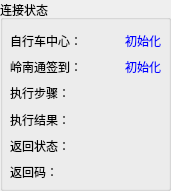
  <widget class="QGroupBox" name="groupBox_4">
   <property name="geometry">
    <rect>
     <x>640</x>
     <y>70</y>
     <width>171</width>
     <height>191</height>
    </rect>
   </property>
   <property name="title">
    <string>连接状态</string>
   </property>
   <widget class="QWidget" name="layoutWidget">
    <property name="geometry">
     <rect>
      <x>10</x>
      <y>31</y>
      <width>151</width>
      <height>151</height>
     </rect>
    </property>
    <layout class="QGridLayout" name="gridLayout_6">
     <item row="0" column="0">
      <widget class="QLabel" name="label_32">
       <property name="text">
        <string>自行车中心：</string>
       </property>
      </widget>
     </item>
     <item row="0" column="1">
      <widget class="QLabel" name="label_centerConnStat">
       <property name="styleSheet">
        <string notr="true">color: rgb(0, 0, 255);</string>
       </property>
       <property name="text">
        <string>初始化</string>
       </property>
       <property name="alignment">
        <set>Qt::AlignRight|Qt::AlignTrailing|Qt::AlignVCenter</set>
       </property>
      </widget>
     </item>
     <item row="1" column="0">
      <widget class="QLabel" name="label_34">
       <property name="text">
        <string>岭南通签到：</string>
       </property>
      </widget>
     </item>
     <item row="1" column="1">
      <widget class="QLabel" name="label_lntRegStat">
       <property name="styleSheet">
        <string notr="true">color: rgb(0, 0, 255);</string>
       </property>
       <property name="text">
        <string>初始化</string>
       </property>
       <property name="alignment">
        <set>Qt::AlignRight|Qt::AlignTrailing|Qt::AlignVCenter</set>
       </property>
      </widget>
     </item>
     <item row="2" column="0">
      <widget class="QLabel" name="label_36">
       <property name="text">
        <string>执行步骤：</string>
       </property>
      </widget>
     </item>
     <item row="2" column="1">
      <widget class="QLabel" name="label_lntProc">
       <property name="styleSheet">
        <string notr="true">color: rgb(0, 0, 255);</string>
       </property>
       <property name="text">
        <string/>
       </property>
       <property name="alignment">
        <set>Qt::AlignRight|Qt::AlignTrailing|Qt::AlignVCenter</set>
       </property>
      </widget>
     </item>
     <item row="3" column="0">
      <widget class="QLabel" name="label_38">
       <property name="text">
        <string>执行结果：</string>
       </property>
      </widget>
     </item>
     <item row="3" column="1">
      <widget class="QLabel" name="label_lntFresult">
       <property name="styleSheet">
        <string notr="true">color: rgb(0, 0, 255);</string>
       </property>
       <property name="text">
        <string/>
       </property>
       <property name="alignment">
        <set>Qt::AlignRight|Qt::AlignTrailing|Qt::AlignVCenter</set>
       </property>
      </widget>
     </item>
     <item row="4" column="0">
      <widget class="QLabel" name="label_40">
       <property name="text">
        <string>返回状态：</string>
       </property>
      </widget>
     </item>
     <item row="4" column="1">
      <widget class="QLabel" name="label_lntStat">
       <property name="styleSheet">
        <string notr="true">color: rgb(0, 0, 255);</string>
       </property>
       <property name="text">
        <string/>
       </property>
       <property name="alignment">
        <set>Qt::AlignRight|Qt::AlignTrailing|Qt::AlignVCenter</set>
       </property>
      </widget>
     </item>
     <item row="5" column="0">
      <widget class="QLabel" name="label_41">
       <property name="text">
        <string>返回码：</string>
       </property>
      </widget>
     </item>
     <item row="5" column="1">
      <widget class="QLabel" name="label_lntSw">
       <property name="styleSheet">
        <string notr="true">color: rgb(0, 0, 255);</string>
       </property>
       <property name="text">
        <string/>
       </property>
       <property name="alignment">
        <set>Qt::AlignRight|Qt::AlignTrailing|Qt::AlignVCenter</set>
       </property>
      </widget>
     </item>
    </layout>
   </widget>
  </widget>
